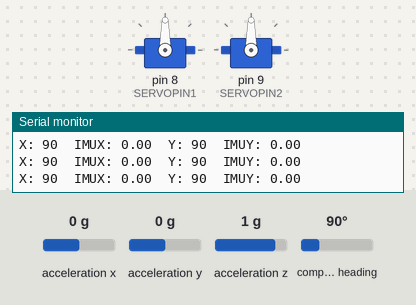
The sketch below on a simulated Arduino Uno, built with avr-gcc and run on an emulated ATmega328P. On the bench: 2 × servo, the last lines printed to the serial monitor. The test bench sets the inputs (shaded band); at power-on: acceleration z 1 g, acceleration x 0 g, acceleration y 0 g, compass heading 90°.

Above: at 2.2 s.
2.3 s: acceleration z set to 0.1 g
5.3 s: acceleration z set to -0.2 g
At 5.9 s:
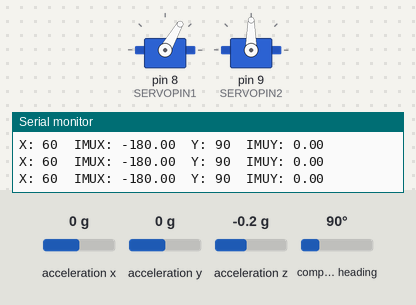
6.8 s: acceleration x set to -1.4 g
At 7.2 s:
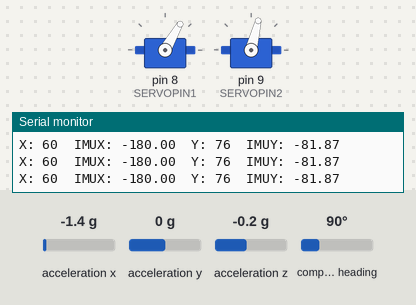
8.3 s: acceleration y set to -0.2 g
At 9.4 s:
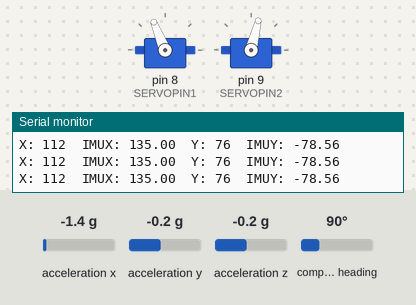
9.8 s: acceleration x set to 0 g
At 10.4 s:
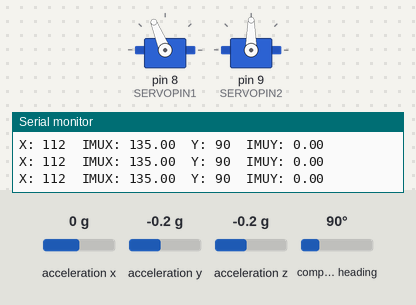
11.3 s: acceleration x set to 0.8 g
At 11.7 s:
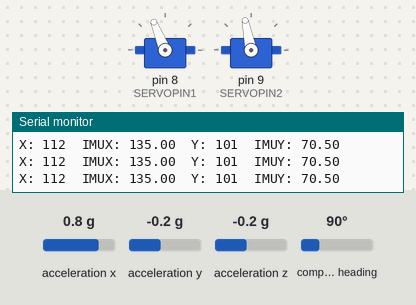
Timing chart, 0 to 13.8 s (numbered marks = the images above; inputs shaded):
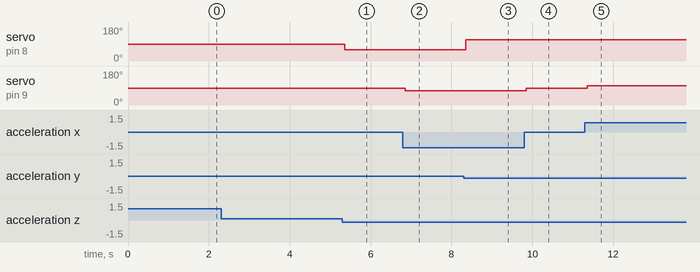

The sketch:

two_servo_test.ino
```cpp
#include <Wire.h>
#include <Adafruit_Sensor.h>
#include <Adafruit_BNO055.h>
#include <utility/imumaths.h>
#include <Servo.h>

#define SERVOPIN1 8
#define SERVOPIN2 9

Servo xServo, yServo;  // create servo object to control a servo

Adafruit_BNO055 bno = Adafruit_BNO055(55);

void setup(void)
{
  Serial.begin(9600);
  Serial.println("Servo and BNO055 Test"); Serial.println("");

  xServo.attach(SERVOPIN1);
  yServo.attach(SERVOPIN2);

  /* Initialise the sensor */
  if(!bno.begin()){
    /* There was a problem detecting the BNO055 ... check your connections */
    Serial.print("Ooops, no BNO055 detected ... Check your wiring or I2C ADDR!");
    while(1);
  }

  delay(1000);

  bno.setExtCrystalUse(true);
}

int xPos = 90, yPos = 90;
void loop(void)
{
  /* Get a new sensor event */
  sensors_event_t event;
  bno.getEvent(&event);

  /* Display the floating point data */
  xPos = 90 + event.orientation.z / 6;
  yPos = 90 + event.orientation.y / 6;
  Serial.print("X: ");
  Serial.print(xPos);
  Serial.print("\tIMUX: ");
  Serial.print(event.orientation.z);
  Serial.print("\tY: ");
  Serial.print(yPos);
  Serial.print("\tIMUY: ");
  Serial.print(event.orientation.y);
  Serial.println("");

  delay(15);

  xServo.write(xPos);
  yServo.write(yPos);
}
```

Measured:
- the behaviour switches between 0 and -0.1 g on acceleration z (found by bisection; images 0 and 1)
- the behaviour switches between 0 and -0.1 g on acceleration y (found by bisection; images 2 and 3)
- after the input at 5.3 s, servo on pin 8 (SERVOPIN1): 90° → 60° after 0.06 s
- after the input at 6.8 s, servo on pin 9 (SERVOPIN2): 90° → 76° after 0.06 s
- after the input at 8.3 s, servo on pin 8 (SERVOPIN1): 60° → 112° after 0.06 s
- after the input at 9.8 s, servo on pin 9 (SERVOPIN2): 76° → 90° after 0.05 s
- after the input at 11.3 s, servo on pin 9 (SERVOPIN2): 90° → 101° after 0.06 s
